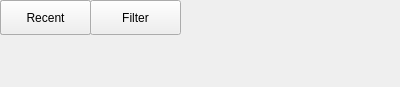
<?xml version="1.0" encoding="UTF-8"?>
<ui version="4.0">
 <class>ResourceButtonDockWidget</class>
 <widget class="QDockWidget" name="ResourceButtonDockWidget">
  <property name="geometry">
   <rect>
    <x>0</x>
    <y>0</y>
    <width>400</width>
    <height>87</height>
   </rect>
  </property>
  <property name="windowTitle">
   <string>DockWidget</string>
  </property>
  <widget class="QWidget" name="dockWidgetContents">
   <widget class="QPushButton" name="m_showPlaylistDock">
    <property name="enabled">
     <bool>true</bool>
    </property>
    <property name="geometry">
     <rect>
      <x>0</x>
      <y>0</y>
      <width>91</width>
      <height>35</height>
     </rect>
    </property>
    <property name="text">
     <string>Media</string>
    </property>
   </widget>
   <widget class="QPushButton" name="m_showRecentDock">
    <property name="geometry">
     <rect>
      <x>0</x>
      <y>0</y>
      <width>91</width>
      <height>35</height>
     </rect>
    </property>
    <property name="text">
     <string>Recent</string>
    </property>
   </widget>
   <widget class="QPushButton" name="m_showFilterDock">
    <property name="geometry">
     <rect>
      <x>90</x>
      <y>0</y>
      <width>91</width>
      <height>35</height>
     </rect>
    </property>
    <property name="text">
     <string>Filter</string>
    </property>
   </widget>
  </widget>
 </widget>
 <resources/>
 <connections/>
</ui>
